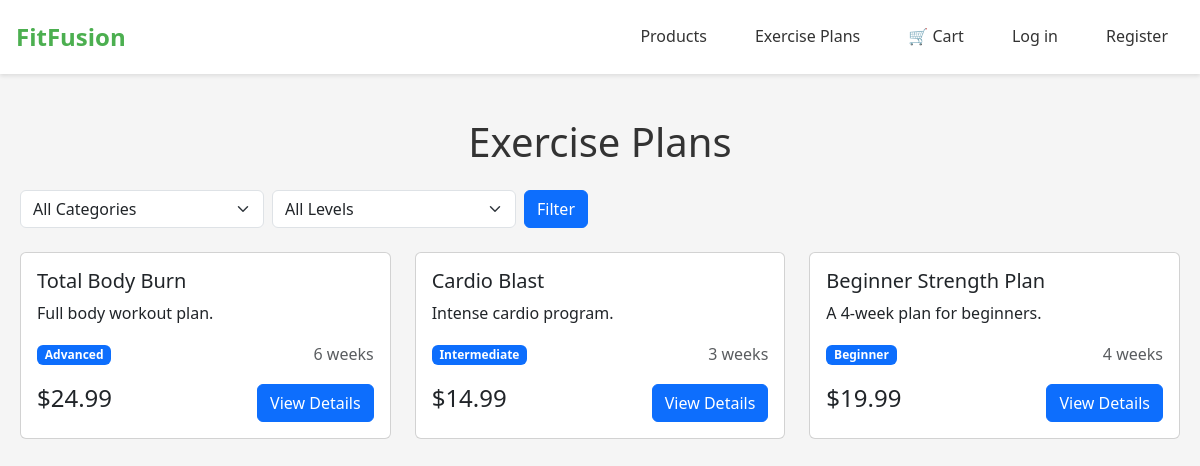
The app's page /inventory/exercise-plans/, older data.
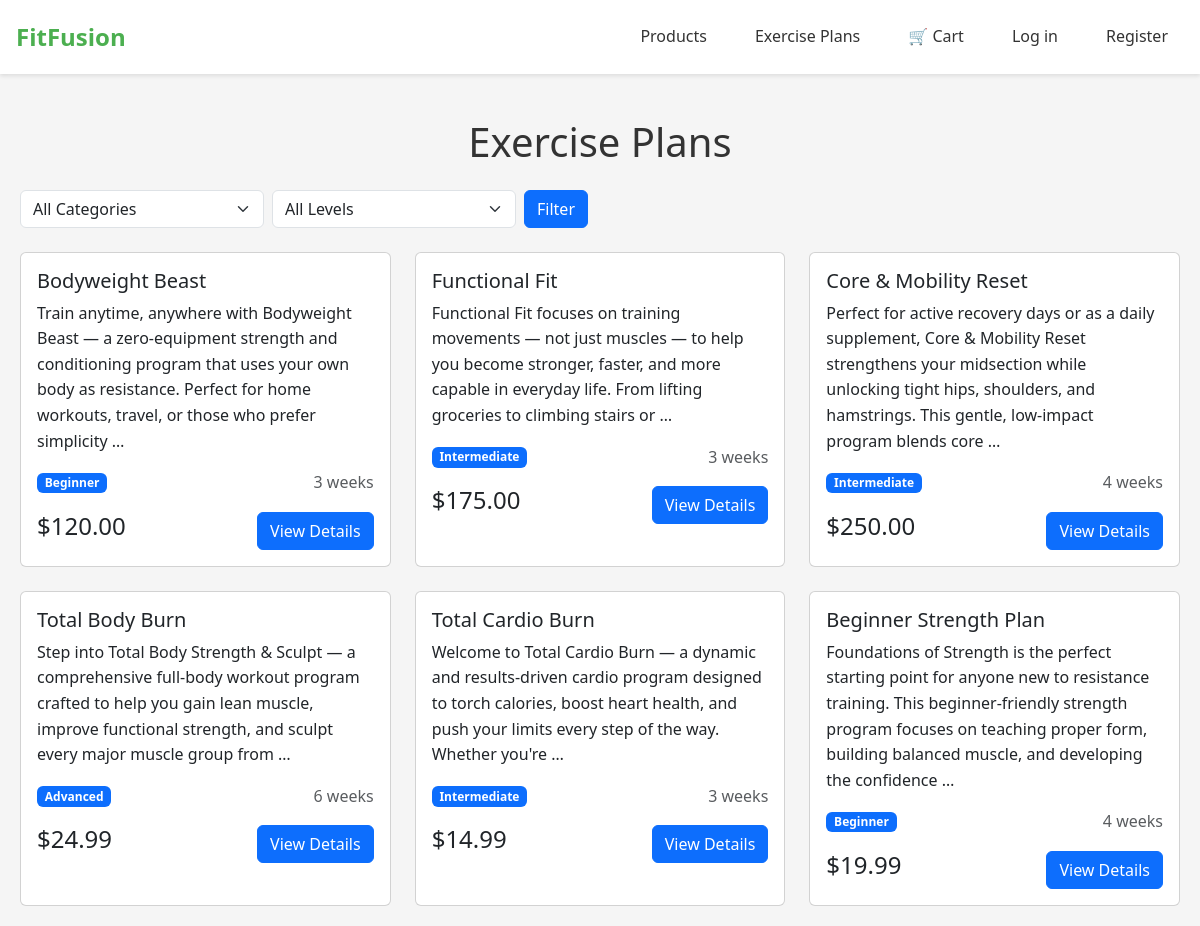
The same page, newer data.
### inventory/models.py (models this page shows, shortened)
class ExercisePlan(models.Model):
    DIFFICULTY_CHOICES = [
        ('beginner', 'Beginner'),
        ('intermediate', 'Intermediate'),
        ('advanced', 'Advanced'),
    ]
    name = models.CharField(max_length=200)
    slug = models.SlugField(unique=True)
    description = models.TextField()
    price = models.DecimalField(max_digits=10, decimal_places=2)
    duration_weeks = models.IntegerField(null=True, blank=True)
    difficulty = models.CharField(max_length=20, choices=DIFFICULTY_CHOICES)
    category = models.ForeignKey(Category, on_delete=models.CASCADE, null=True, blank=True)
    image = models.ImageField(upload_to='exercise_plans/', null=True, blank=True)
    created_at = models.DateTimeField(auto_now_add=True)
    updated_at = models.DateTimeField(auto_now=True)
    class Meta:
        ordering = ['-created_at']

### inventory/views.py (the view)
# urls.py: path('exercise-plans/', views.ExercisePlanListView.as_view(), name='exercise_plan_list'),
class ExercisePlanListView(ListView):
    model = ExercisePlan
    template_name = 'inventory/exercise_plan_list.html'
    context_object_name = 'exercise_plans'
    paginate_by = 9
    def get_queryset(self):
        queryset = ExercisePlan.objects.all()
        category = self.request.GET.get('category')
        difficulty = self.request.GET.get('difficulty')
        if category:
            queryset = queryset.filter(category__slug=category)
        if difficulty:
            queryset = queryset.filter(difficulty=difficulty)
        return queryset
    def get_context_data(self, **kwargs):
        context = super().get_context_data(**kwargs)
        context['categories'] = Category.objects.all()
        context['difficulties'] = ExercisePlan.DIFFICULTY_CHOICES
        return context

### templates/inventory/exercise_plan_list.html (shortened to what this page needs)
{% extends "base.html" %}
{% load static %}
{% block content %}
<div class="container mt-4">
    <h1 class="text-center mb-4">Exercise Plans</h1>
    <div class="row mb-4">
        <div class="col-md-6">
            <form method="get" class="d-flex gap-2">
                <select name="category" class="form-select">
                    <option value="">All Categories</option>
                </select>
                <select name="difficulty" class="form-select">
                    <option value="">All Levels</option>
                </select>
                <button type="submit" class="btn btn-primary">Filter</button>
            </form>
        </div>
    </div>
    <div class="row row-cols-1 row-cols-md-3 g-4">
        {% for plan in exercise_plans %}
        <div class="col">
            <div class="card h-100">
                <div class="card-body">
                    <h5 class="card-title">{{ plan.name }}</h5>
                    <p class="card-text">{{ plan.description|truncatewords:30 }}</p>
                    <div class="d-flex justify-content-between align-items-center">
                        <span class="badge bg-primary">{{ plan.get_difficulty_display }}</span>
                        <span class="text-muted">{{ plan.duration_weeks }} weeks</span>
                    </div>
                    <div class="mt-3">
                        <strong class="h4">${{ plan.price }}</strong>
                        <a href="{% url 'inventory:exercise_plan_detail' plan.slug %}" class="btn btn-primary float-end">View Details</a>
                    </div>
                </div>
            </div>
        </div>
        {% empty %}
        <div class="col-12">
            <p class="text-center">No exercise plans found.</p>
        </div>
        {% endfor %}
    </div>
</div>
{% endblock %}

### templates/base.html (shortened to what this page needs)
<!DOCTYPE html>
<html lang="en">
<head>
  {% load static %}
  <link href="https://cdn.jsdelivr.net/npm/bootstrap@5.3.2/dist/css/bootstrap.min.css" rel="stylesheet">
  <link rel="stylesheet" href="{% static 'inventory/styles.css' %}">
</head>
<body>
  <nav class="navbar">
    <div class="nav-brand">
      <a href="{% url 'product_list' %}">FitFusion</a>
    </div>
    <div class="nav-links">
      <a href="{% url 'product_list' %}" class="nav-item">Products</a>
      <a href="{% url 'exercise_plan_list' %}" class="nav-item">Exercise Plans</a>
      <a href="{% url 'cart' %}" class="nav-item">🛒 Cart</a>
      {% if user.is_authenticated %}
        <a href="{% url 'profile' %}" class="nav-item">Profile</a>
        <form method="post" action="{% url 'logout' %}" class="nav-item logout-form">
          {% csrf_token %}
          <button type="submit">Log out</button>
        </form>
      {% else %}
        <a href="{% url 'login' %}" class="nav-item">Log in</a>
        <a href="{% url 'register' %}" class="nav-item register-btn">Register</a>
      {% endif %}
    </div>
  </nav>
  <main>
    {% block content %}{% endblock %}
  </main>
</body>
</html>

### static/inventory/styles.css (style rules this page uses)
:root { --primary-color: #4CAF50; --secondary-color: #2196F3; --danger-color: #ff4444; --text-color: #333; --light-gray: #f8f8f8; --border-color: #ddd; --shadow: 0 2px 4px rgba(0,0,0,0.1); --transition: all 0.3s ease; }
body { font-family: 'Segoe UI', Tahoma, Geneva, Verdana, sans-serif; line-height: 1.6; color: var(--text-color); background-color: #f5f5f5; margin: 0; padding: 0; }
.container { max-width: 1200px; margin: 0 auto; padding: 20px; }
.navbar { background: white; padding: 1rem; box-shadow: 0 2px 4px rgba(0,0,0,0.1); display: flex; justify-content: space-between; }
.nav-brand a { color: #4CAF50; font-size: 1.5rem; font-weight: bold; text-decoration: none; }
.nav-links { display: flex; gap: 1rem; }
.nav-item { color: #333; text-decoration: none; padding: 0.5rem 1rem; }

Row changes from the older to the newer data that the page shows:
added ExercisePlan: name "Bodyweight Beast", description "Train anytime, anywhere with Bodyweight Beast — a zero-equipment strength and conditioning program that uses your own body as resistance. Perfect for home workouts, travel, or those who prefer simplicity …", difficulty "Beginner", duration_weeks "3", price "120.00"
added ExercisePlan: name "Functional Fit", description "Functional Fit focuses on training movements — not just muscles — to help you become stronger, faster, and more capable in everyday life. From lifting groceries to climbing stairs or …", difficulty "Intermediate", duration_weeks "3", price "175.00"
added ExercisePlan: name "Core & Mobility Reset", description "Perfect for active recovery days or as a daily supplement, Core & Mobility Reset strengthens your midsection while unlocking tight hips, shoulders, and hamstrings. This gentle, low-impact program blends core …", difficulty "Intermediate", duration_weeks "4", price "250.00"
changed ExercisePlan "Total Body Burn": description "Full body workout plan." → "Step into Total Body Strength & Sculpt — a comprehensive full-body workout program crafted to help you gain lean muscle, improve functional strength, and sculpt every major muscle group from …"
changed ExercisePlan: name "Cardio Blast" → "Total Cardio Burn"; description "Intense cardio program." → "Welcome to Total Cardio Burn — a dynamic and results-driven cardio program designed to torch calories, boost heart health, and push your limits every step of the way. Whether you're …"
changed ExercisePlan "Beginner Strength Plan": description "A 4-week plan for beginners." → "Foundations of Strength is the perfect starting point for anyone new to resistance training. This beginner-friendly strength program focuses on teaching proper form, building balanced muscle, and developing the confidence …"
